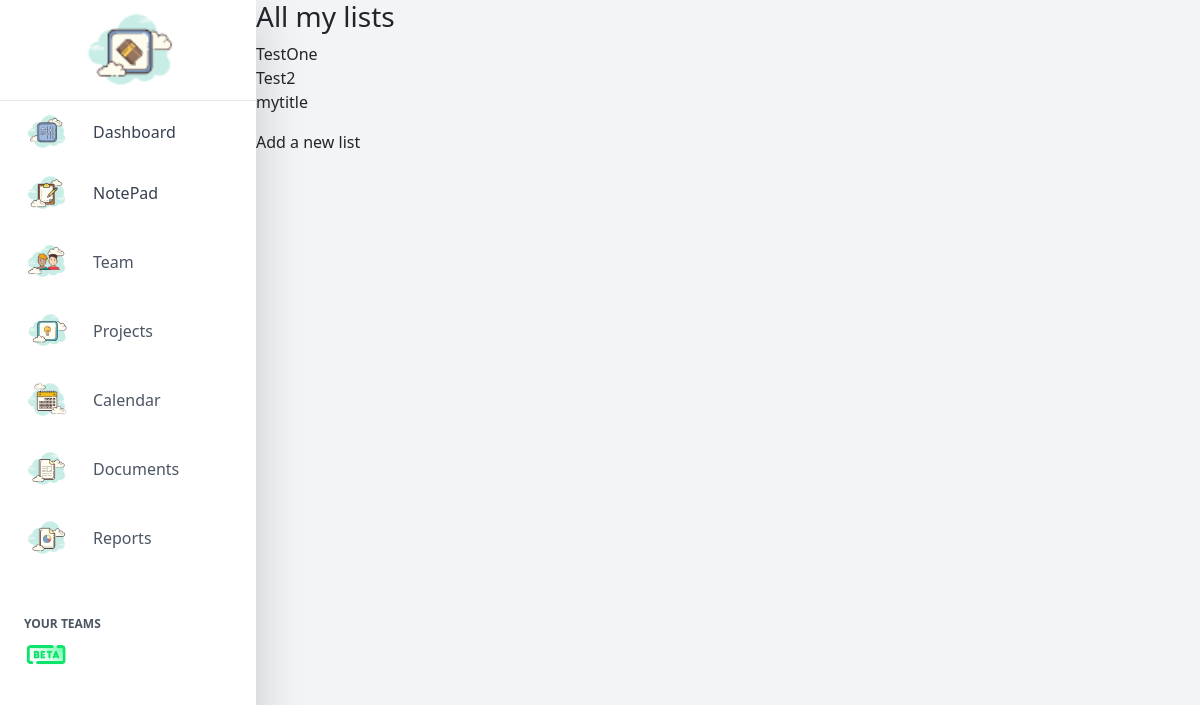
The page / on the database its author committed.
### todo_app/models.py (models this page shows, shortened)
class ToDoList(models.Model):
    title = models.CharField(max_length=100, unique=True)

### todo_app/views.py (the view)
# urls.py: path('', views.ToDoListView.as_view(), name='index'),
class ToDoListView(ListView):
    model = ToDoList
    template_name = 'todo_app/index.html'

### todo_app/templates/todo_app/index.html (shortened to what this page needs)
{% extends "base.html" %}
{% block content %}
{% if object_list %}
<h3>All my lists</h3>
{% endif %}
<ul>
    {% for todolist in object_list %}
    <li>
        <div
            role="button"
            onclick="location.href='{% url "list" todolist.id %}'"> {{ todolist.title }}
        </div>
    </li>
    {% empty %}
    <h4>Nothing to do so far!</h4>
    {% endfor %}
</ul>
<p>
    <input
        value="Add a new list"
        type="button"
        onclick="location.href='{% url "list-add" %}'"/>
</p>
{% endblock %}

### static/src/styles.css (style rules this page uses)
html, :host { line-height: 1.5; -webkit-text-size-adjust: 100%; -moz-tab-size: 4; -o-tab-size: 4; tab-size: 4; font-family: ui-sans-serif, system-ui, sans-serif, "Apple Color Emoji", "Segoe UI Emoji", "Segoe UI Symbol", "Noto Color Emoji"; font-feature-settings: normal; font-variation-settings: normal; -webkit-tap-highlight-color: transparent; }
body { margin: 0; line-height: inherit; margin: 0; padding: 0; width: 100%; }
h1, h2, h3, h4, h5, h6 { font-size: inherit; font-weight: inherit; }
button, input, optgroup, select, textarea { font-family: inherit; font-feature-settings: inherit; font-variation-settings: inherit; font-size: 100%; font-weight: inherit; line-height: inherit; letter-spacing: inherit; color: inherit; margin: 0; padding: 0; }
button, input:where([type='button']), input:where([type='reset']), input:where([type='submit']) { background-color: transparent; background-image: none; }
blockquote, dl, dd, h1, h2, h3, h4, h5, h6, hr, figure, p, pre { margin: 0; }
ol, ul, menu { list-style: none; margin: 0; padding: 0; }
input::placeholder, textarea::placeholder { opacity: 1; color: #9ca3af; }
button, [role="button"] { cursor: pointer; }
.base_background { background-color: #f3f4f6; }

### rows shown on the page
ToDoList: title "TestOne"
ToDoList: title "Test2"
ToDoList: title "mytitle"
